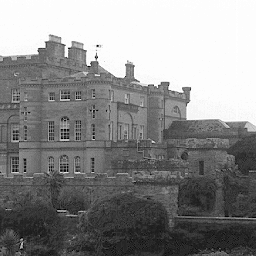
%> input picture trabajo2/castillo.pgm, 256 x 256 px; the run also reads 1 picture not shown here
$ octave trabajo2.m   (GNU Octave 9; MATLAB toolbox functions it lacks are replaced by stand-ins)
%> lines starting %> are read from the running program, lines starting %| are printed output that depends on the picture; in (x1, y1, x2, y2) boxes, pixels count from 0 and x2, y2 are one past the last pixel; in counts of white or black regions, pixels touching at a corner belong together; the program's own positions count from 1
castillo = imread('castillo.pgm');
%> castillo is the input picture: size 256x256 uint8; min 0, max 255, mean 138.4
Castillo_oculto2bits = imread('Castillo_oculto2bits.pgm');

% realizamos una operaci髇 AND para de una forma sencilla, permite comparar
% los bits que le indiquemos. Si comparten ponemos una mascara de 1 por
% ejemplo, este en 8 bits vendr韆 representado por 1 0 0 0 0 0 0 0 .
% Entonces en este caso si comparten 1 en la misma posici髇 que la imagen
% el resultado es 1 en caso contrrio 0. De esta forma obtememos el bit
% menos significativo duna forma r醦ida y sencilla.

% 1 => 1 0 0 0 0 0 0 0 en 8 bits
vacas_2 = bitand(Castillo_oculto2bits,1);
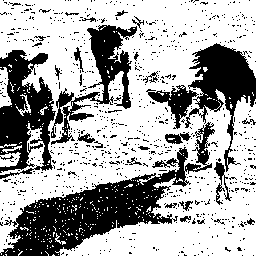
%> vacas_2: size 256x256 uint8; values 0 (black) and 1 (white), 66.1% white; 818 black regions (787 under 20 px), largest, box (x1, y1, x2, y2) and area: (0, 122, 215, 256) 7964, (0, 50, 56, 179) 4082, (185, 43, 256, 172) 3403

% 3 => 0 1 0 0 0 0 0 0 en 8 bits
vacas_3 = bitand(Castillo_oculto2bits,3);
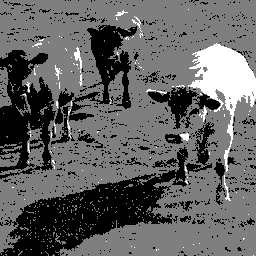
%> vacas_3: size 256x256 uint8; min 0, max 2, mean 0.771; drawn with min black and max white
vacas_3 = double(vacas_3);
%> vacas_3: size 256x256 double
vacas_3 = (vacas_3 - min(min(vacas_3))) / (max(max(vacas_3)) - min(min(vacas_3)));


figure,subplot(1,4,1),imshow(Castillo_oculto2bits), title('Original');
subplot(1,4,2),imshow(double(vacas_2)), title('Vaca 2 bits');
subplot(1,4,3),imshow(vacas_3), title('Vaca 3 bits');


% Para recuperar la original encriptada desplazamos el bit m醩
% significativo y luego desplazamos todo a la izquierda para restar 1 a la
% imagen y sumamos los niveles de gris
B = bitshift(castillo,-1);
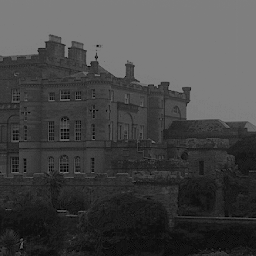
%> B: size 256x256 uint8; min 0, max 127, mean 68.9
B = bitshift(B,1);
B = B + bitand(Castillo_oculto2bits,1);
subplot(1,4,4),imshow(B), title('Imagen encriptada');
